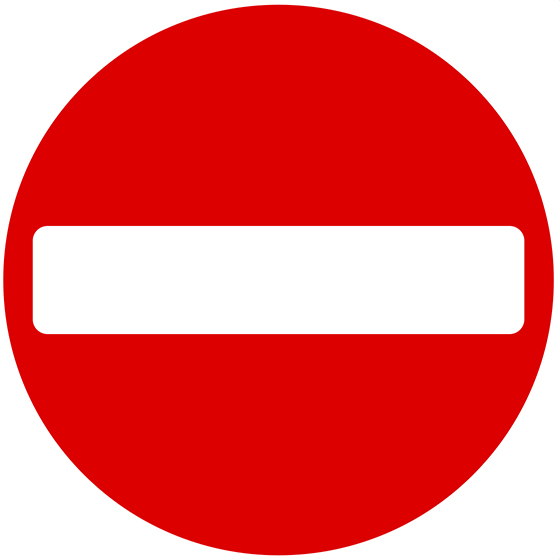
#> input picture no_entry.jpg, 560 x 560 px
$ python task_4_hough_lines.py no_entry.jpg   (older library calls are emulated)
#> lines starting #> are read from the running program, lines starting #| are printed output that depends on the picture; after the words box and inside, x2 and y2 are one past the last pixel; in counts of white or black regions, pixels touching at a corner belong together
import sys
import cv2
import numpy as np

T_S = 250

def normalise(to_normalise):
    image_normalised = 255 * (to_normalise - np.min(to_normalise)) / (np.max(to_normalise) - np.min(to_normalise))
    return image_normalised.astype(np.uint8)

image = cv2.imread(sys.argv[1], cv2.IMREAD_COLOR)
#> image is the input picture: shape (560, 560, 3); mean B, G, R 104.5, 104.5, 234.3
grey = cv2.cvtColor(src = image, code = cv2.COLOR_BGR2GRAY)
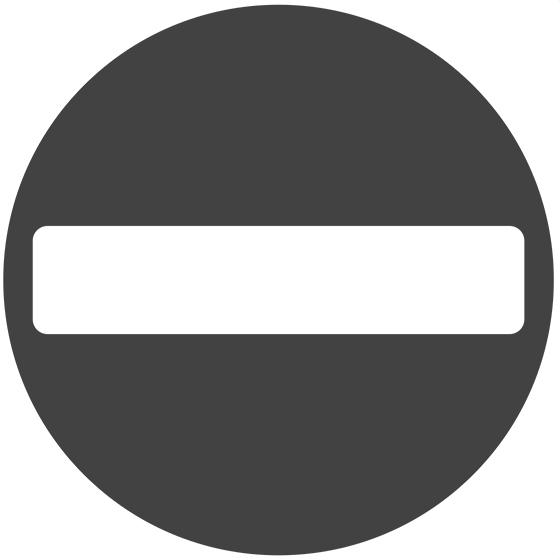
#> grey: shape (560, 560); min 63, max 255, mean 143.4

dx = cv2.Sobel(grey, cv2.CV_64F, 1, 0, ksize = 3, scale = 1, delta = 0, borderType = cv2.BORDER_DEFAULT)
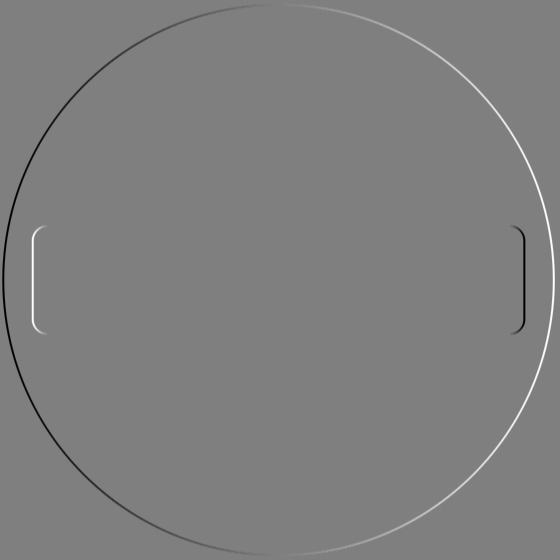
#> dx: shape (560, 560) float64; min -764, max 764, mean 0; drawn with min black and max white
dy = cv2.Sobel(grey, cv2.CV_64F, 0, 1, ksize = 3, scale = 1, delta = 0, borderType = cv2.BORDER_DEFAULT)
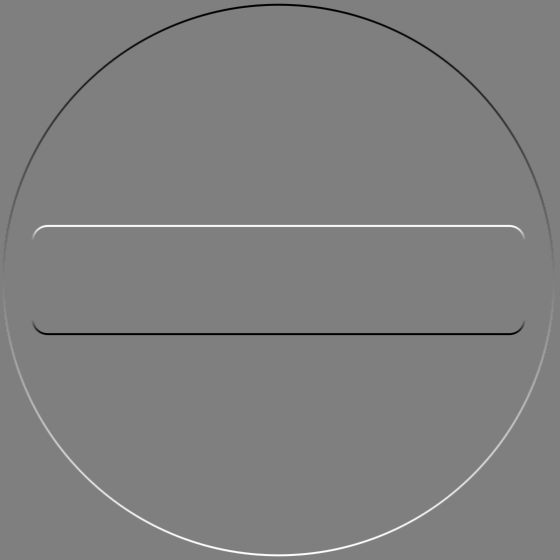
#> dy: shape (560, 560) float64; min -763, max 764, mean 0; drawn with min black and max white
gradient_magnitude = np.sqrt(dx ** 2 + dy ** 2)
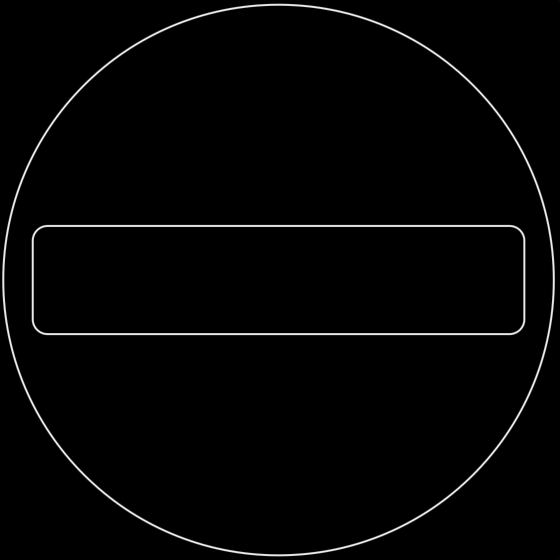
#> gradient_magnitude: shape (560, 560) float64; min 0, max 829.7, mean 14.2; drawn with min black and max white
gradient_direction = np.arctan2(dy, dx)
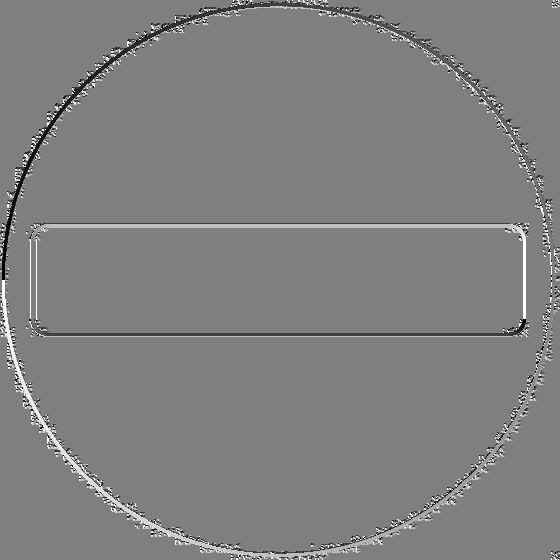
#> gradient_direction: shape (560, 560) float64; min -3.14, max 3.14, mean 0.0159; drawn with min black and max white

gradient_magnitude_threshold = gradient_magnitude.copy()
gradient_magnitude_threshold[gradient_magnitude_threshold < T_S] = 0
gradient_magnitude_threshold[gradient_magnitude_threshold >= T_S] = 255
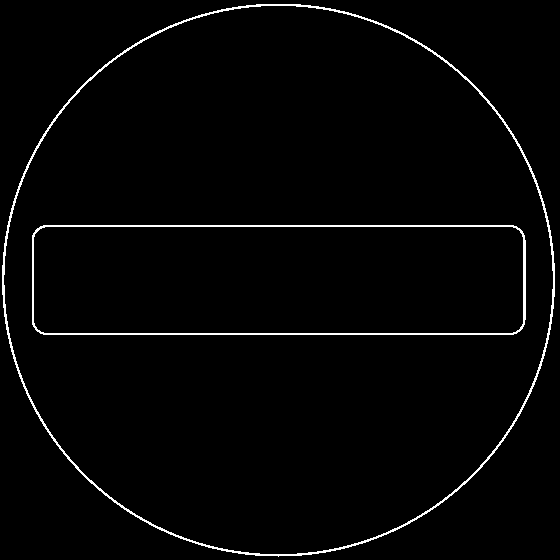
#> gradient_magnitude_threshold: shape (560, 560) float64; 2.1% white in thin lines or dots

y_len, x_len = grey.shape
#> y_len = 560; x_len = 560
rho_max = int(np.round(np.sqrt(y_len ** 2 + x_len ** 2)))
#> rho_max = 792
rhos = np.linspace(-rho_max, rho_max, rho_max * 2)
#> rhos = 1584 values from -792 to 792

thetas = np.deg2rad(np.arange(-180, 180))

hough_space = np.zeros((2 * rho_max, len(thetas)))

# print(np.max(gradient_direction * 57.2958))

for y in range(y_len):
    for x in range(x_len):
        if gradient_magnitude_threshold[y][x]:
            for i, theta in enumerate(thetas):
                if theta > gradient_direction[y][x] - 0.005 and theta < gradient_direction[y][x] + 0.005 and (np.abs(theta) > np.deg2rad(70) and np.abs(theta) < np.deg2rad(110)):
                    rho = x * np.cos(theta) + y * np.sin(theta)
                    hough_space[int(rho) + rho_max][i] += 1

print(np.max(hough_space))
#| 461.0
t_h = np.max(hough_space) * 0.5
#> t_h = 230.5

lines = []
for i in range(rho_max * 2):
    for j in range(len(thetas)):
        if hough_space[i][j] > t_h:
            rho = rhos[i]
            theta = thetas[j]
            lines.append((rho, theta))
            # [5 lines of commented-out code are left out]

correct_lines = []
rho_threshold = rho_max / 100
#> rho_threshold = 7.92
theta_threshold = 0.05
for rho1, theta1 in lines:
    in_correct_lines = False
    for rho2, theta2 in correct_lines:
        if np.abs(rho1 - rho2) < rho_threshold and np.abs(theta1 - theta2) < theta_threshold:
            in_correct_lines = True
    if not in_correct_lines:
        correct_lines.append((rho1, theta1))
#> after the loop, correct_lines = [(-333.7, -1.57), (225.6, 1.57)]

for rho, theta in correct_lines:
    print(rho, theta)
    x1 = 0
    y1 = int(rho / np.sin(theta))
    x2 = x_len
    y2 = int((rho / np.sin(theta)) - (x2 / np.tan(theta)))
    cv2.line(image, (x1, y1), (x2, y2), (255, 0, 0), 1)
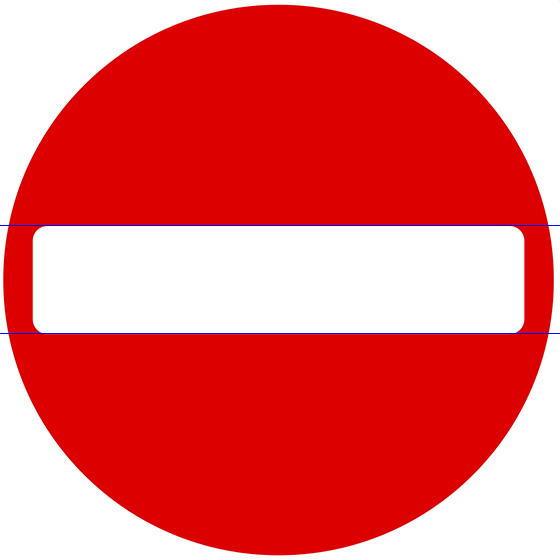
#> image: shape (560, 560, 3); 0.36% of pixels changed, all inside (x1, y1, x2, y2) = (0, 225, 560, 334)

normalised = normalise(hough_space)
cv2.imshow("", normalised)
cv2.waitKey()
cv2.imshow("", image)
cv2.waitKey()
